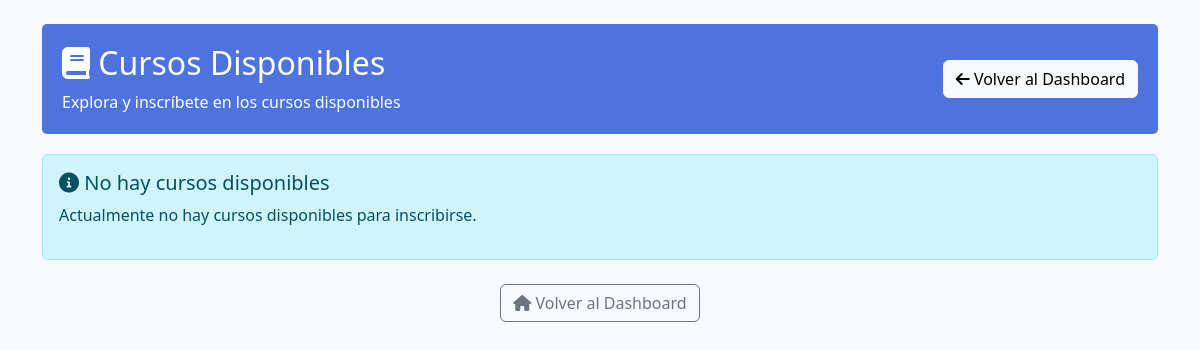
The page /estudiante/cursos/cursos_disponibles.php (signed in) on the database as committed earlier.
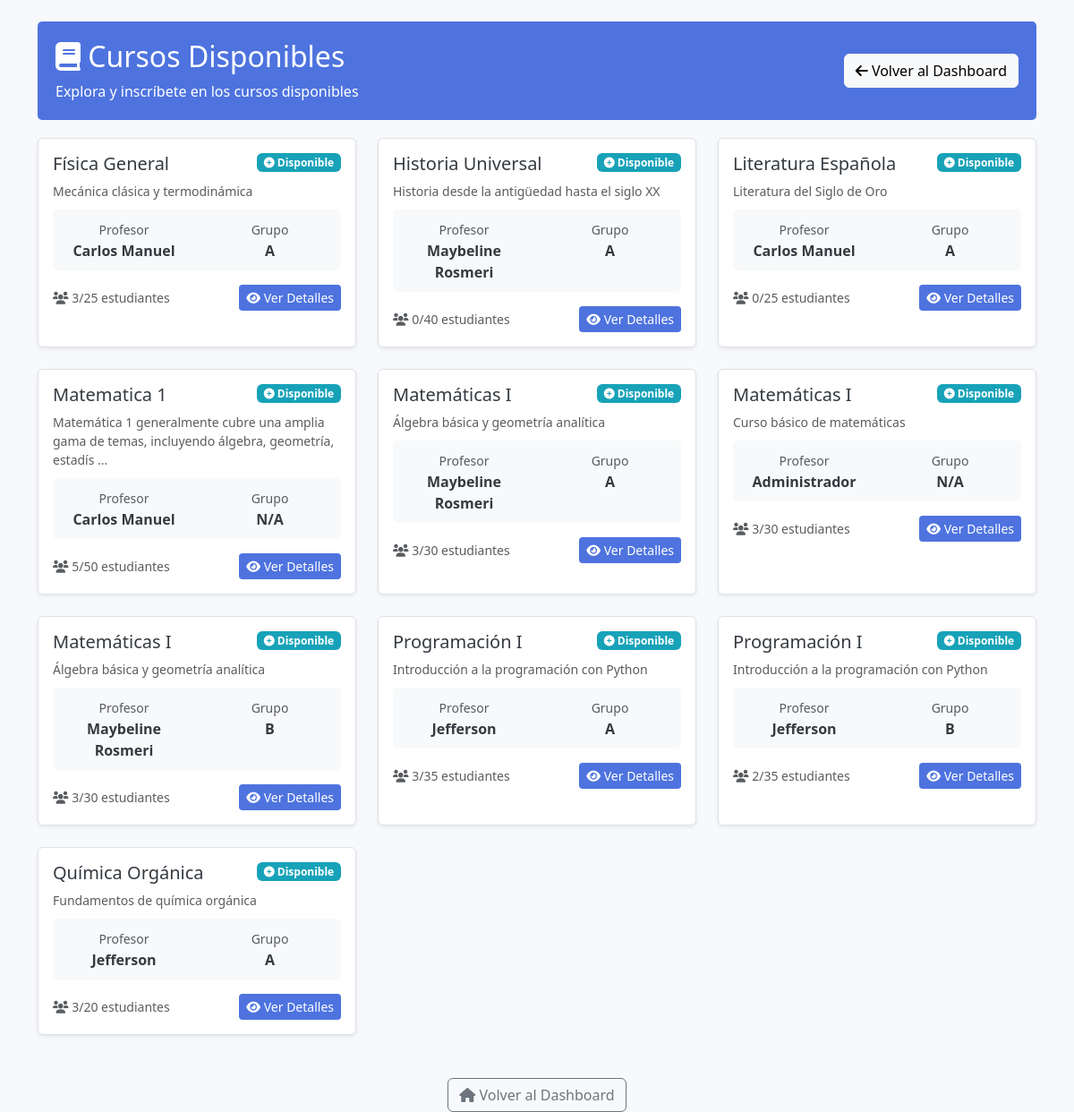
The same page on the database as committed later.
### tables this page shows
CREATE TABLE `cursos` (
  `id_curso` int(11) NOT NULL AUTO_INCREMENT,
  `nombre_curso` varchar(100) NOT NULL,
  `descripcion` text DEFAULT NULL,
  `id_docente` int(11) NOT NULL,
  `contrasena` varchar(255) NOT NULL,
  `capacidad` int(11) NOT NULL DEFAULT 50,
  `grupo` enum('A','B') DEFAULT NULL,
  PRIMARY KEY (`id_curso`),
  KEY `id_docente` (`id_docente`),
  CONSTRAINT `cursos_ibfk_1` FOREIGN KEY (`id_docente`) REFERENCES `usuarios` (`id_usuario`) ON DELETE CASCADE
);

CREATE TABLE `usuarios` (
  `id_usuario` int(11) NOT NULL AUTO_INCREMENT,
  `nombre` varchar(100) NOT NULL,
  `correo` varchar(100) NOT NULL,
  `contrasena` varchar(255) NOT NULL,
  `rol` enum('docente','estudiante','admin') NOT NULL,
  `fecha_registro` timestamp NOT NULL DEFAULT current_timestamp(),
  `mfa_codigo` varchar(10) DEFAULT NULL,
  PRIMARY KEY (`id_usuario`),
  UNIQUE KEY `correo` (`correo`)
);

### estudiante/cursos/cursos_disponibles.php (the view, shortened to what the changed rows need)
<?php
include '../../includes/conexion.php';
$id_estudiante = $_SESSION['id_usuario'];
try {
    $sql_cursos = "SELECT c.id_curso, c.nombre_curso, c.descripcion, c.capacidad, c.grupo,
                          u.nombre AS profesor_nombre,
                          COUNT(ec.id_estudiante) AS estudiantes_inscritos,
                          CASE WHEN ec_user.id_estudiante IS NOT NULL THEN 1 ELSE 0 END AS ya_inscrito
                   FROM cursos c
                   LEFT JOIN usuarios u ON c.id_docente = u.id_usuario
                   LEFT JOIN estudiantes_cursos ec ON c.id_curso = ec.id_curso
                   LEFT JOIN estudiantes_cursos ec_user ON c.id_curso = ec_user.id_curso AND ec_user.id_estudiante = :id_estudiante
                   GROUP BY c.id_curso, c.nombre_curso, c.descripcion, c.capacidad, c.grupo, u.nombre, ec_user.id_estudiante
                   ORDER BY c.nombre_curso";
    $stmt_cursos = $pdo->prepare($sql_cursos);
    $stmt_cursos->bindParam(':id_estudiante', $id_estudiante, PDO::PARAM_INT);
    $stmt_cursos->execute();
    $cursos = $stmt_cursos->fetchAll();
} catch (PDOException $e) {
    die("Error en la consulta: " . $e->getMessage());
}
?>
<!DOCTYPE html>
<html lang="es">
<head>
    <link href="https://cdn.jsdelivr.net/npm/bootstrap@5.3.6/dist/css/bootstrap.min.css" rel="stylesheet">
    <link href="https://cdnjs.cloudflare.com/ajax/libs/font-awesome/6.0.0/css/all.min.css" rel="stylesheet">
</head>
<body>
<div class="container mt-4">
    <div class="header d-flex justify-content-between align-items-center">
        <div>
            <h2><i class="fas fa-book"></i> Cursos Disponibles</h2>
        </div>
    </div>
    <?php if (empty($cursos)): ?>
        <div class="alert alert-info" role="alert">
            <h5><i class="fas fa-info-circle"></i> No hay cursos disponibles</h5>
            <p>Actualmente no hay cursos disponibles para inscribirse.</p>
        </div>
    <?php else: ?>
        <div class="row">
            <?php foreach ($cursos as $curso): ?>
                <div class="col-md-6 col-lg-4 mb-4">
                    <div class="course-card p-3 rounded shadow-sm">
                        <div class="d-flex justify-content-between align-items-start mb-2">
                            <h5 class="card-title"><?= htmlspecialchars($curso['nombre_curso']) ?></h5>
                            <?php if ($curso['ya_inscrito']): ?>
                                <span class="badge badge-enrolled">
                                    <i class="fas fa-check-circle"></i> Inscrito
                                </span>
                            <?php elseif ($curso['estudiantes_inscritos'] >= $curso['capacidad']): ?>
                                <span class="badge badge-full">
                                    <i class="fas fa-times-circle"></i> Lleno
                                </span>
                            <?php else: ?>
                                <span class="badge badge-available">
                                    <i class="fas fa-plus-circle"></i> Disponible
                                </span>
                            <?php endif; ?>
                        </div>
                        <p class="text-muted small mb-2">
                            <?= htmlspecialchars(substr($curso['descripcion'] ?? 'Sin descripción', 0, 100)) ?>
                            <?= strlen($curso['descripcion'] ?? '') > 100 ? '...' : '' ?>
                        </p>
                        <div class="course-stats">
                            <div class="row text-center">
                                <div class="col-6">
                                    <small class="text-muted">Profesor</small><br>
                                    <strong><?= htmlspecialchars($curso['profesor_nombre'] ?? 'No asignado') ?></strong>
                                </div>
                                <div class="col-6">
                                    <small class="text-muted">Grupo</small><br>
                                    <strong><?= htmlspecialchars($curso['grupo'] ?? 'N/A') ?></strong>
                                </div>
                            </div>
                        </div>
                        <div class="d-flex justify-content-between align-items-center mt-3">
                            <small class="text-muted">
                                <i class="fas fa-users"></i>
                                <?= $curso['estudiantes_inscritos'] ?>/<?= $curso['capacidad'] ?> estudiantes
                            </small>
                            <a href="ver_curso.php?id=<?= $curso['id_curso'] ?>" class="btn btn-primary btn-sm">
                                <i class="fas fa-eye"></i> Ver Detalles
                            </a>
                        </div>
                    </div>
                </div>
            <?php endforeach; ?>
        </div>
    <?php endif; ?>
</div>
</body>
</html>

Rows that differ between the two databases and show on the page:
added cursos: nombre_curso "Física General", shows "Disponible", descripcion "Mecánica clásica y termodinámica", id_docente.nombre "Carlos Manuel", grupo "A", estudiantes_inscritos "3", capacidad "25"
added cursos: nombre_curso "Historia Universal", shows "Disponible", descripcion "Historia desde la antigüedad hasta el siglo XX", id_docente.nombre "Maybeline Rosmeri", grupo "A", estudiantes_inscritos "0", capacidad "40"
added cursos: nombre_curso "Literatura Española", shows "Disponible", descripcion "Literatura del Siglo de Oro", id_docente.nombre "Carlos Manuel", grupo "A", estudiantes_inscritos "0", capacidad "25"
added cursos: nombre_curso "Matematica 1", shows "Disponible", descripcion "Matemática 1 generalmente cubre una amplia gama de temas, incluyendo álgebra, geometría, estadís", id_docente.nombre "Carlos Manuel", grupo "N/A", estudiantes_inscritos "5", capacidad "50"
added cursos: nombre_curso "Matemáticas I", shows "Disponible", descripcion "Álgebra básica y geometría analítica", id_docente.nombre "Maybeline Rosmeri", grupo "A", estudiantes_inscritos "3", capacidad "30"
added cursos: nombre_curso "Matemáticas I", shows "Disponible", descripcion "Curso básico de matemáticas", id_docente.nombre "Administrador", grupo "N/A", estudiantes_inscritos "3", capacidad "30"
added cursos: nombre_curso "Matemáticas I", shows "Disponible", descripcion "Álgebra básica y geometría analítica", id_docente.nombre "Maybeline Rosmeri", grupo "B", estudiantes_inscritos "3", capacidad "30"
added cursos: nombre_curso "Programación I", shows "Disponible", descripcion "Introducción a la programación con Python", id_docente.nombre "Jefferson", grupo "A", estudiantes_inscritos "3", capacidad "35"
added cursos: nombre_curso "Programación I", shows "Disponible", descripcion "Introducción a la programación con Python", id_docente.nombre "Jefferson", grupo "B", estudiantes_inscritos "2", capacidad "35"
added cursos: nombre_curso "Química Orgánica", shows "Disponible", descripcion "Fundamentos de química orgánica", id_docente.nombre "Jefferson", grupo "A", estudiantes_inscritos "3", capacidad "20"
Other text that changed with them:
text no longer shown: "No hay cursos disponibles Actualmente no hay cursos disponibles para inscribirse."
